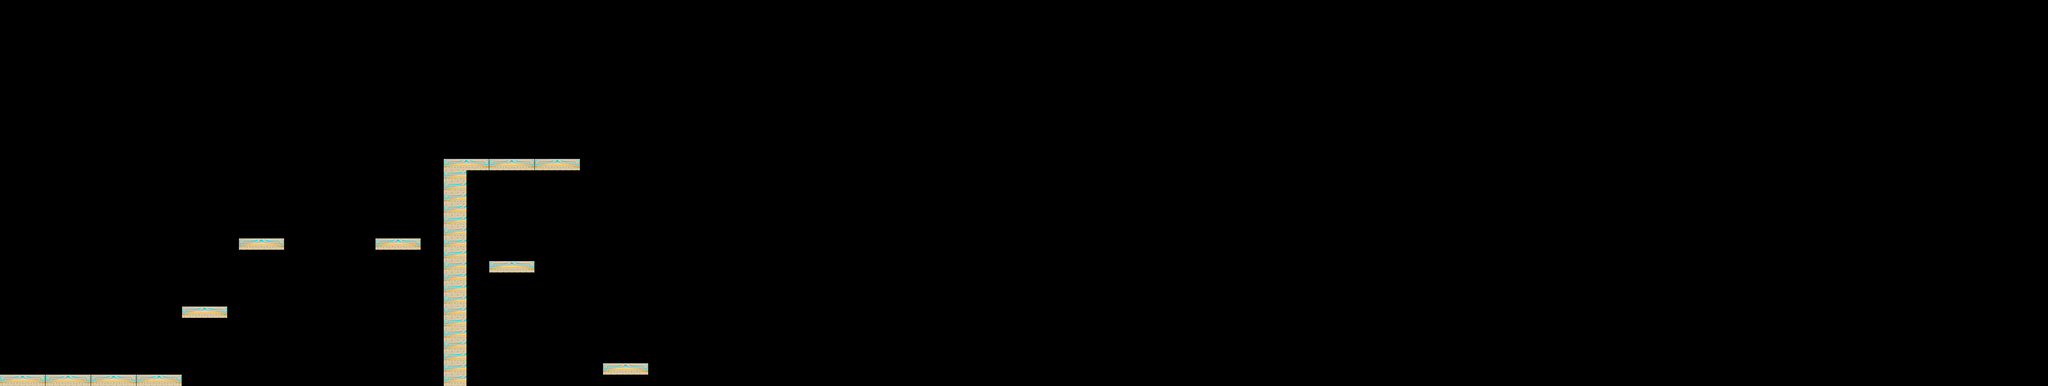

This game map was drawn from its Tiled (.tmx) file and the tilesets committed beside it. A one-line description and the trimmed map source follow:
An orthogonal 180x34 tile map with 32x32 px tiles, 1 tile layer (collisionLayer).

<map version="1.5" tiledversion="1.7.0" orientation="orthogonal" renderorder="right-down" width="180" height="34" tilewidth="32" tileheight="32" infinite="0" nextlayerid="2" nextobjectid="1">
 <editorsettings>
  <export target="Niveau1.json" format="json" />
 </editorsettings>
 <tileset firstgid="1" source="TilsetTest.tsx" />
 <layer id="1" name="collisionLayer" width="180" height="34">
  <data>[6120 cells, 86 non-empty, 4 distinct tile ids]</data>
 </layer>
</map>
